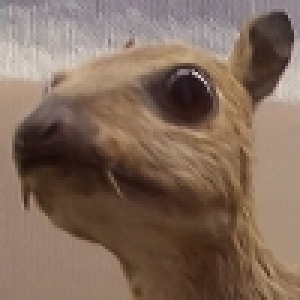
//> input picture example.png, 100 x 100 px (shown 3 times larger)
$ ./convolution example.png example.png 3   (built with g++ and OpenCV 4)
//> lines starting //> are read from the running program, lines starting //| are printed output that depends on the picture
// g++ convolution.cpp `pkg-config --cflags --libs opencv` -std=c++11 && ./a.out example.png sharpen
// ./a.out example.png sharpen

#include <cstdio>
#include <iostream>
#include <algorithm>
#include <opencv2/highgui.hpp>

#define FMAX 47

using namespace std;

cv::Mat img;

int fsize;
float mult;
short int f[FMAX][FMAX];

int stride = 1;

cv::Mat res;

int ceil(int a, int b){
	return a / b + !!(a % b);
}

int imsafe(int row, int col){
	// corners
	if(row < 0 && col < 0){ row = 0; col = 0; } else
	if(row < 0 && col >= img.cols){ row = 0; col = img.cols - 1; } else
	if(row >= img.rows && col >= img.cols){ row = img.rows - 1; col = img.cols - 1; } else
	if(row >= img.rows && col < 0){ row = img.rows - 1; col = 0; } else
	// edges
	if(row < 0){ row = 0; } else
	if(col >= img.cols){ col = img.cols - 1; } else
	if(row >= img.rows){ row = img.rows - 1; } else
	if(col < 0){ col = 0; }

	return img.at<unsigned char>(row, col);
}

void applyf(int row, int col){
	int offset = fsize / 2;

	int sum = 0;
	for(int frow = 0, imrow = row - offset; frow < fsize; frow++, imrow++){
		for(int fcol = 0, imcol = col - offset; fcol < fsize; fcol++, imcol++){
			sum += f[frow][fcol] * imsafe(imrow, imcol);
		}
	}

	res.at<unsigned char>(row / stride, col / stride) = max(0, min(255, (int) (mult * sum)));
}

void conv(int stride){
	for(int row = 0; row < img.rows; row += stride){
		for(int col = 0; col < img.cols; col += stride){
			applyf(row, col);
		}
	}
}

int main(int argc, char** argv){
	img = cv::imread(argv[1], cv::IMREAD_GRAYSCALE);
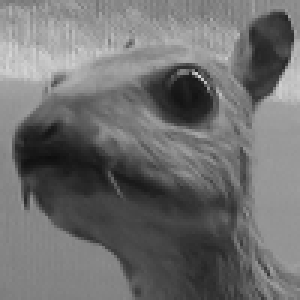
//> img: 100 rows x 100 cols, CV_8UC1 (shown 3 times larger); min 14, max 212, mean 110.8

	FILE *filter = fopen(argv[2], "r");
	fscanf(filter, "%d %f", &fsize, &mult);
//> fsize = 0; mult = 0
	for(int row = 0; row < fsize; row++){
		for(int col = 0; col < fsize; col++){
			fscanf(filter, "%hd", &f[row][col]);
		}
	}
//> this loop made 0 passes

	if(argc == 4){
		stride = atoi(argv[3]);
//> stride = 3
	}

	res = cv::Mat(ceil(img.rows, stride), ceil(img.cols, stride), img.type());
//> res: 34 rows x 34 cols, CV_8UC1; every value is 0
	conv(stride);

	char outname[128];
	sprintf(outname, "convolution_%s%s_%s", argv[2], argc == 4 ? argv[3] : "", argv[1]);
//> outname = "convolution_example.png3_example.png"
	cv::imwrite(outname, res);

	return 0;
}

$ run again, with cat.png copied over example.png
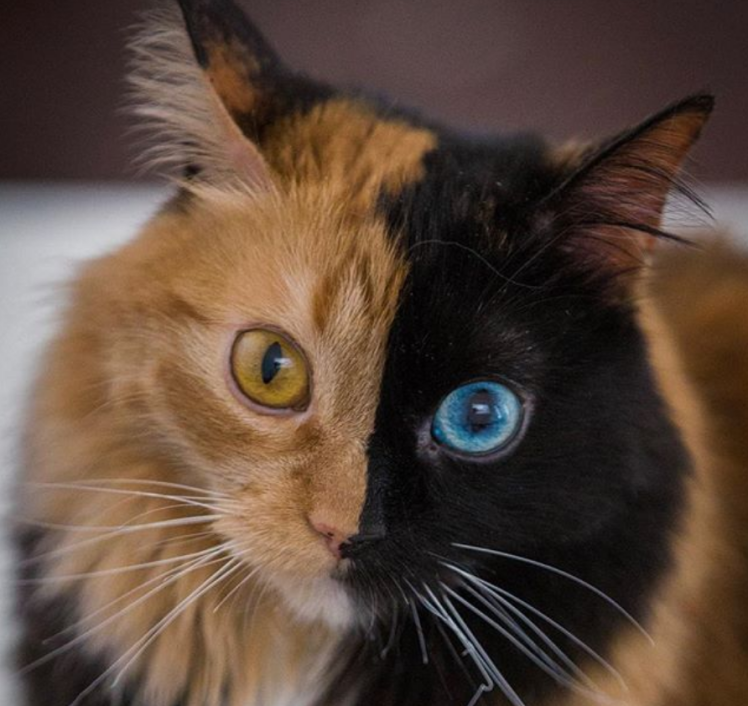
//> input picture cat.png, 748 x 706 px
//> `img = cv::imread(argv[1], cv::IMREAD_GRAYSCALE);`:
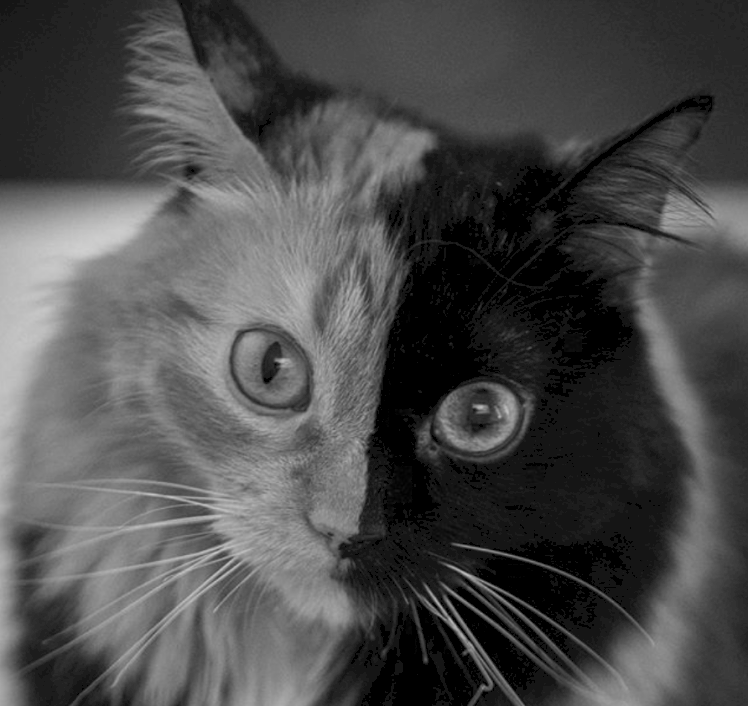
//> img: 706 rows x 748 cols, CV_8UC1; min 0, max 207, mean 75.8
//> fsize = 0
//> stride = 3
//> res: 236 rows x 250 cols, CV_8UC1; every value is 0
//> outname = "convolution_example.png3_example.png"
